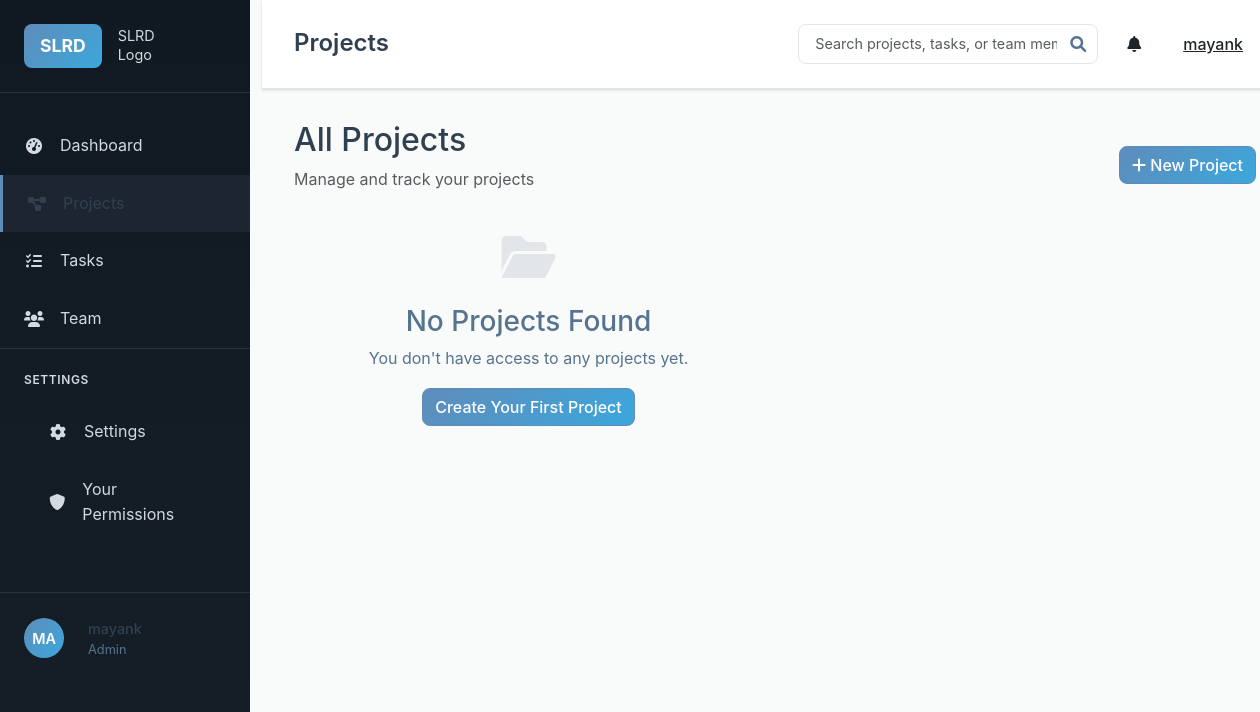
Page /projects (signed in) on the earlier database version.
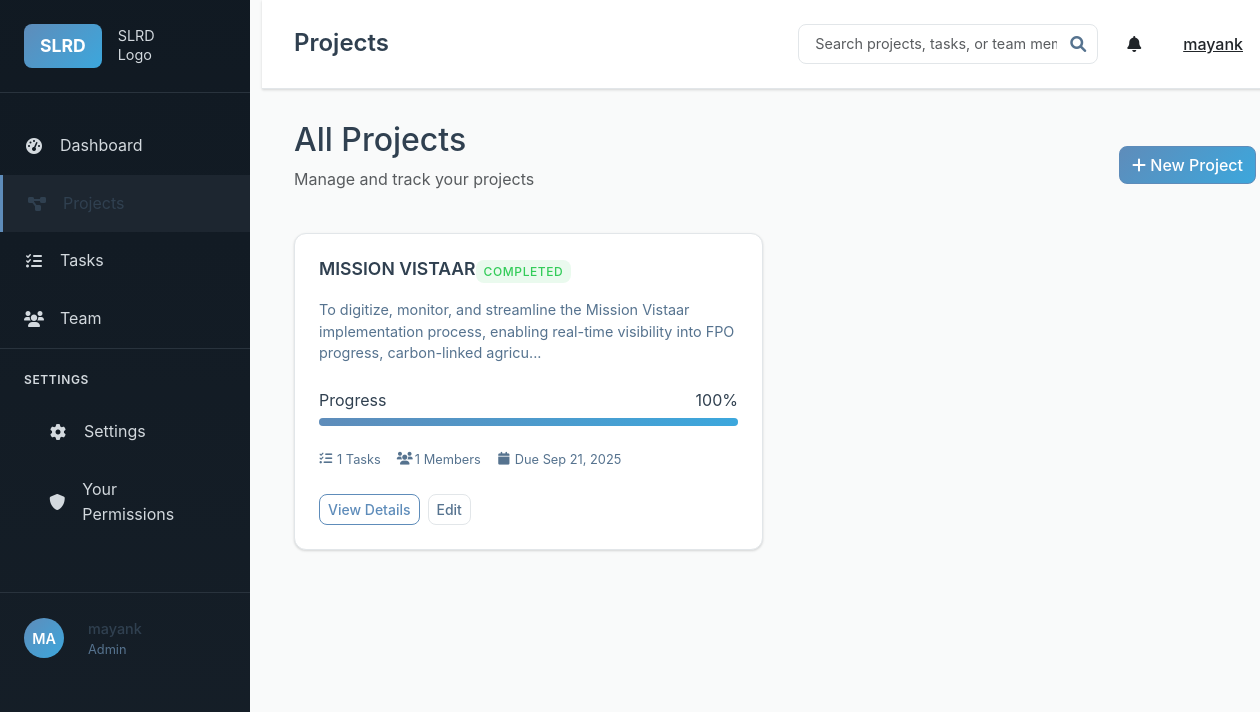
Same page on the later database version.
### models.py (models this page shows, shortened)
class Project(db.Model):
    id = db.Column(db.Integer, primary_key=True)
    title = db.Column(db.String(200), nullable=False)
    description = db.Column(db.Text)
    status = db.Column(db.String(20), default='In Progress')  # Just Started, In Progress, Completed
    progress = db.Column(db.Integer, default=0)  # 0-100%
    deadline = db.Column(db.Date)
    created_at = db.Column(db.DateTime, default=lambda: datetime.now(timezone.utc))
    updated_at = db.Column(db.DateTime, default=lambda: datetime.now(timezone.utc), onupdate=lambda: datetime.now(timezone.utc))
    created_by_id = db.Column(db.Integer, db.ForeignKey('user.id'), nullable=False)
    tasks = db.relationship('Task', backref='project', lazy='dynamic', cascade='all, delete-orphan')
    comments = db.relationship('Comment', backref='project', lazy='dynamic', cascade='all, delete-orphan')
    documents = db.relationship('Document', backref='project', lazy='dynamic', cascade='all, delete-orphan')
    assigned_users = db.relationship('User', secondary='project_assignments', back_populates='projects_assigned')
    def is_overdue(self):
        if self.deadline and self.status != 'Completed':
            return datetime.now().date() > self.deadline
        return False

### routes.py (the view)
@app.route('/projects')
@login_required
def projects_list():
    projects = current_user.get_accessible_projects()
    return render_template('projects/list.html', projects=projects)

### app.py (called while the page is built)
@login_manager.user_loader
def load_user(user_id):
    from models import User
    return User.query.get(int(user_id))

### models.py (called while the page is built)
    def get_accessible_projects(self):
        if self.role == 'Admin':
            return Project.query.all()
        elif self.role == 'Manager':
            created = Project.query.filter_by(created_by_id=self.id).all()
            assigned = self.projects_assigned.all()
            return list(set(created + assigned))
        else:
            return self.projects_assigned.all()

### templates/projects/list.html (shortened to what this page needs)
{% extends "base.html" %}
{% block page_title %}Projects{% endblock %}
{% block content %}
<div class="content-header">
    <div class="d-flex justify-content-between align-items-center mb-4">
        <div>
            <h2>All Projects</h2>
            <p class="text-muted">Manage and track your projects</p>
        </div>
        {% if current_user.role in ['Admin', 'Manager'] %}
        <a href="{{ url_for('create_project') }}" class="btn btn-primary">
            <i class="fas fa-plus"></i> New Project
        </a>
        {% endif %}
    </div>
</div>
<div class="projects-grid">
    {% for project in projects %}
    <div class="project-card">
        <div class="project-header">
            <h4>{{ project.title }}</h4>
            <div class="project-status">
                <span class="status-badge status-{{ project.status.lower().replace(' ', '-') }}">
                    {{ project.status }}
                </span>
            </div>
        </div>
        <p class="project-description">{{ project.description[:150] }}...</p>
        <div class="project-progress">
            <div class="d-flex justify-content-between mb-1">
                <span>Progress</span>
                <span>{{ project.progress }}%</span>
            </div>
            <div class="progress">
                <div class="progress-bar" style="width: {{ project.progress }}%"></div>
            </div>
        </div>
        <div class="project-meta">
            <div class="meta-item">
                <i class="fas fa-tasks"></i>
                <span>{{ project.tasks.count() }} Tasks</span>
            </div>
            <div class="meta-item">
                <i class="fas fa-users"></i>
                <span>{{ project.assigned_users|length }} Members</span>
            </div>
            {% if project.deadline %}
            <div class="meta-item">
                <i class="fas fa-calendar"></i>
                <span>Due {{ project.deadline.strftime('%b %d, %Y') }}</span>
            </div>
            {% endif %}
        </div>
        <div class="project-actions">
            <a href="{{ url_for('view_project', project_id=project.id) }}" class="btn btn-outline-primary btn-sm">
                View Details
            </a>
            {% if current_user.role in ['Admin', 'Manager'] and project.created_by_id == current_user.id %}
            <a href="{{ url_for('edit_project', project_id=project.id) }}" class="btn btn-outline-secondary btn-sm">
                Edit
            </a>
            {% endif %}
        </div>
    </div>
    {% endfor %}
    {% if projects|length == 0 %}
    <div class="empty-state-large">
        <i class="fas fa-folder-open"></i>
        <h3>No Projects Found</h3>
        <p>You don't have access to any projects yet.</p>
        {% if current_user.role in ['Admin', 'Manager'] %}
        <a href="{{ url_for('create_project') }}" class="btn btn-primary">Create Your First Project</a>
        {% endif %}
    </div>
    {% endif %}
</div>
{% endblock %}

Differences in the rows shown:
added Project: title "MISSION VISTAAR", status "COMPLETED", description "To digitize, monitor, and streamline the Mission Vistaar implementation process, enabling real-time visibility into FPO progress, carbon-linked agricu", progress "100", tasks.count "1", assigned_users|length "1", deadline "Sep 21, 2025"
Other differences:
text no longer shown: "No Projects Found You don't have access to any projects yet. Create Your First Project"
